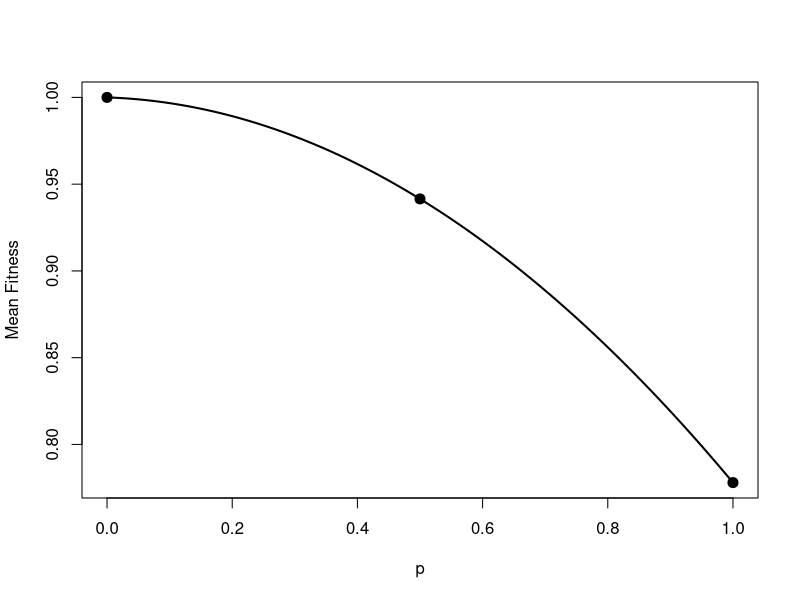
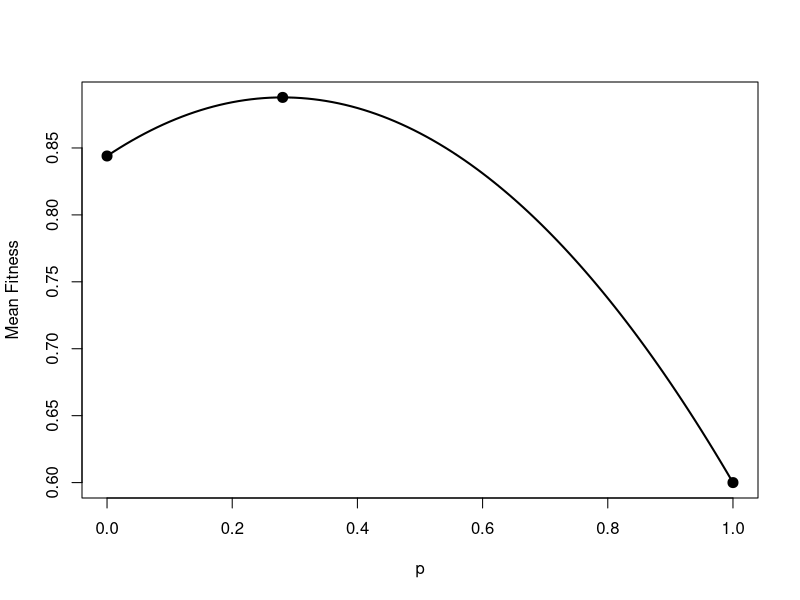
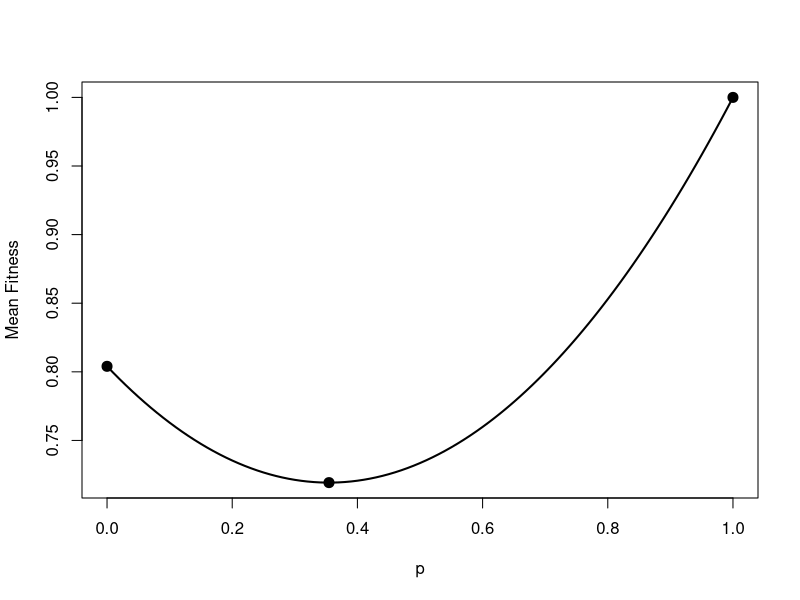

Generate these figures, in order, with R:
## ---- chunk 1
#| include: false
library(tidyverse)

w_bar <- function(p, w11, w12, w22){
  q <- 1-p
  p^2*w11 + 2*p*q*w12 + q^2*w22
}

p_prime <- function(p, w11, w12, w22){
  q <- 1-p
  (p/w_bar(p, w11, w12, w22))*(p*w11 + q*w12)
}

d <- read.csv("q3.csv")

## ---- chunk 2
#| echo: false
d %>% 
  group_by(genotype) %>% 
  summarise(survival = mean(survive)) %>% 
  mutate(relative_fit = round(survival/max(survival),3))
## ---- chunk 3
#| echo: false
p_prime(.8, .778, .994, 1) - .8
## ---- chunk 4
#| echo: false
p_prime(.2, .778, .994, 1) - .2
## ---- chunk 5
#| echo: false
curve(w_bar(x, .778, .994, 1), 0, 1, xlab = "p", ylab = "Mean Fitness",
      lwd = 2)
points(c(1, w_bar(.5, .778, .994, 1), .778) ~ c(0, .5, 1), pch = 20, cex = 2)
## ---- chunk 6
#| echo: false
d <- read.csv("q4.csv")

d %>% 
  group_by(genotype) %>% 
  summarise(survival = mean(survive)) %>% 
  mutate(relative_fit = round(survival/max(survival),3))
## ---- chunk 7
#| echo: false
p_prime(.8, .6, 1, .844) - .8
## ---- chunk 8
#| echo: false
p_prime(.2, .6, 1, .844) - .2
## ---- chunk 9
(p_hat = (.844 - 1)/(.844 + .6 - 2))
## ---- chunk 10
#| echo: false
curve(w_bar(x, .6, 1, .844), 0, 1, xlab = "p", ylab = "Mean Fitness",lwd = 2)
points(c(.844, w_bar(p_hat, .6,1,.844), .6) ~ c(0, p_hat,1),
       pch = 20, cex = 2)
## ---- chunk 11
#| echo: false
d <- read.csv("q5.csv")

d %>% 
  group_by(genotype) %>% 
  summarise(survival = mean(survive)) %>% 
  mutate(relative_fit = round(survival/max(survival),3))
## ---- chunk 12
#| echo: false
p_prime(.8, 1, .565, .804) - .8
## ---- chunk 13
#| echo: false
p_prime(.2, 1, .565, .804) - .2
## ---- chunk 14
(p_hat = (.804 - .565)/(1 + .804 - 2*.565))
## ---- chunk 15
#| echo: false
curve(w_bar(x, 1, .565, .804), xlab = "p", ylab = "Mean Fitness",lwd = 2)
points(c(.804, w_bar(p_hat, 1,.565,.804), 1) ~ c(0, p_hat,1),
       pch = 20, cex = 2)
